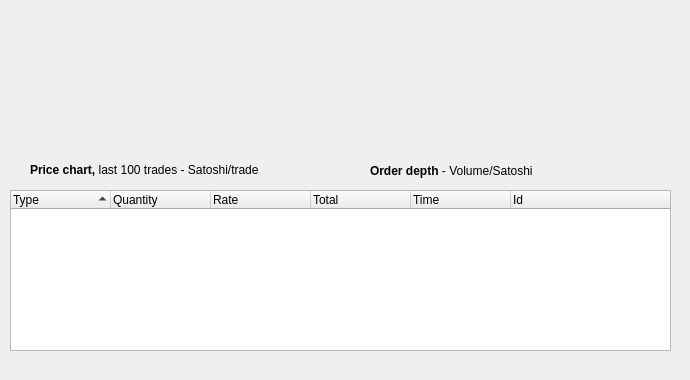
       <widget class="QWidget" name="graphs">
        <attribute name="title">
         <string>Graphs</string>
        </attribute>
        <widget class="QFrame" name="view2">
         <property name="geometry">
          <rect>
           <x>0</x>
           <y>0</y>
           <width>681</width>
           <height>371</height>
          </rect>
         </property>
         <widget class="QCustomPlot" name="customPlot" native="true">
          <property name="geometry">
           <rect>
            <x>0</x>
            <y>0</y>
            <width>341</width>
            <height>161</height>
           </rect>
          </property>
          <property name="styleSheet">
           <string notr="true">background:none;</string>
          </property>
         </widget>
         <widget class="QLabel" name="label_3">
          <property name="geometry">
           <rect>
            <x>30</x>
            <y>160</y>
            <width>261</width>
            <height>21</height>
           </rect>
          </property>
          <property name="text">
           <string>&lt;html&gt;&lt;head/&gt;&lt;body&gt;&lt;p&gt;&lt;span style=&quot; font-weight:600;&quot;&gt;Price chart, &lt;/span&gt;last 100 trades - Satoshi/trade&lt;/p&gt;&lt;/body&gt;&lt;/html&gt;</string>
          </property>
         </widget>
         <widget class="QTreeWidget" name="trades">
          <property name="geometry">
           <rect>
            <x>10</x>
            <y>190</y>
            <width>661</width>
            <height>161</height>
           </rect>
          </property>
          <property name="autoScrollMargin">
           <number>16</number>
          </property>
          <property name="indentation">
           <number>10</number>
          </property>
          <property name="sortingEnabled">
           <bool>true</bool>
          </property>
          <property name="animated">
           <bool>false</bool>
          </property>
          <property name="headerHidden">
           <bool>false</bool>
          </property>
          <attribute name="headerCascadingSectionResizes">
           <bool>false</bool>
          </attribute>
          <attribute name="headerHighlightSections">
           <bool>false</bool>
          </attribute>
          <column>
           <property name="text">
            <string>Type</string>
           </property>
          </column>
          <column>
           <property name="text">
            <string>Quantity</string>
           </property>
          </column>
          <column>
           <property name="text">
            <string>Rate</string>
           </property>
          </column>
          <column>
           <property name="text">
            <string>Total</string>
           </property>
          </column>
          <column>
           <property name="text">
            <string>Time</string>
           </property>
          </column>
          <column>
           <property name="text">
            <string>Id</string>
           </property>
          </column>
         </widget>
         <widget class="QLabel" name="label_6">
          <property name="geometry">
           <rect>
            <x>370</x>
            <y>161</y>
            <width>211</width>
            <height>20</height>
           </rect>
          </property>
          <property name="text">
           <string>&lt;html&gt;&lt;head/&gt;&lt;body&gt;&lt;p&gt;&lt;span style=&quot; font-weight:600;&quot;&gt;Order depth &lt;/span&gt;- Volume/Satoshi&lt;/p&gt;&lt;/body&gt;&lt;/html&gt;</string>
          </property>
         </widget>
         <widget class="QCustomPlot" name="customPlot2" native="true">
          <property name="geometry">
           <rect>
            <x>340</x>
            <y>0</y>
            <width>341</width>
            <height>161</height>
           </rect>
          </property>
          <property name="styleSheet">
           <string notr="true">background:none;</string>
          </property>
         </widget>
         <zorder>label_3</zorder>
         <zorder>customPlot</zorder>
         <zorder>trades</zorder>
         <zorder>label_6</zorder>
         <zorder>customPlot2</zorder>
        </widget>
       </widget>
